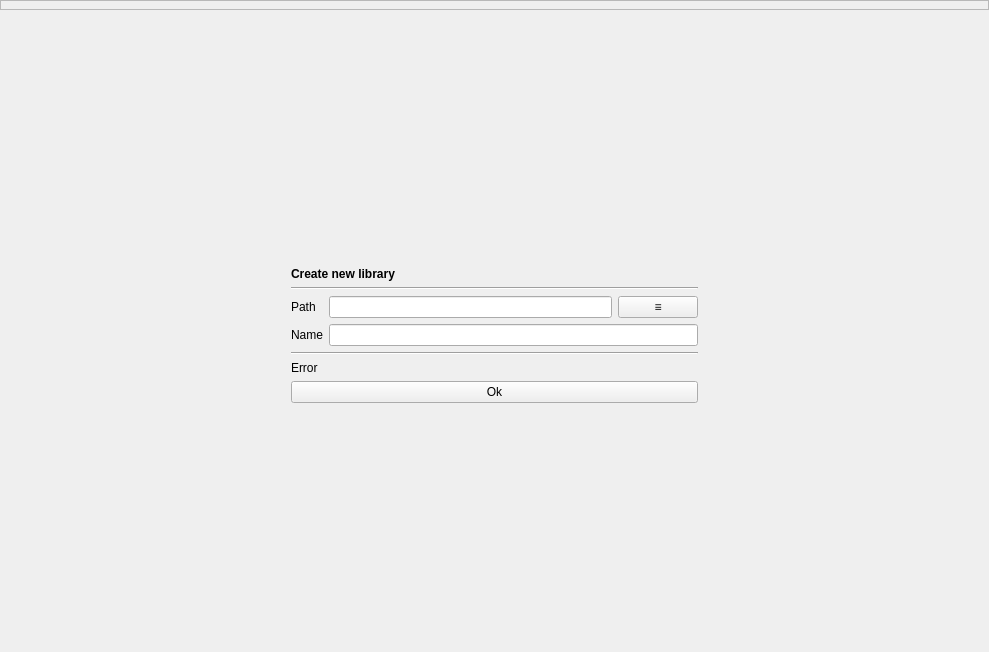
<?xml version="1.0" encoding="UTF-8"?>
<ui version="4.0">
 <class>GUI_EmptyLibrary</class>
 <widget class="QWidget" name="GUI_EmptyLibrary">
  <property name="geometry">
   <rect>
    <x>0</x>
    <y>0</y>
    <width>989</width>
    <height>652</height>
   </rect>
  </property>
  <layout class="QGridLayout" name="gridLayout">
   <property name="leftMargin">
    <number>0</number>
   </property>
   <property name="topMargin">
    <number>0</number>
   </property>
   <property name="rightMargin">
    <number>0</number>
   </property>
   <property name="bottomMargin">
    <number>0</number>
   </property>
   <property name="verticalSpacing">
    <number>7</number>
   </property>
   <item row="1" column="0">
    <layout class="QVBoxLayout" name="verticalLayout">
     <item>
      <widget class="QWidget" name="EmptyLibraryCentralWidget" native="true">
       <layout class="QGridLayout" name="gridLayout_2">
        <item row="5" column="1" colspan="3">
         <widget class="Line" name="line_3">
          <property name="orientation">
           <enum>Qt::Horizontal</enum>
          </property>
         </widget>
        </item>
        <item row="4" column="2" colspan="2">
         <widget class="QLineEdit" name="le_name"/>
        </item>
        <item row="8" column="1">
         <spacer name="verticalSpacer_2">
          <property name="orientation">
           <enum>Qt::Vertical</enum>
          </property>
          <property name="sizeHint" stdset="0">
           <size>
            <width>20</width>
            <height>40</height>
           </size>
          </property>
         </spacer>
        </item>
        <item row="3" column="3">
         <widget class="QPushButton" name="btn_choose_dir">
          <property name="text">
           <string notr="true">≡</string>
          </property>
         </widget>
        </item>
        <item row="3" column="2">
         <widget class="QLineEdit" name="le_path">
          <property name="focusPolicy">
           <enum>Qt::ClickFocus</enum>
          </property>
          <property name="readOnly">
           <bool>true</bool>
          </property>
         </widget>
        </item>
        <item row="7" column="1" colspan="3">
         <widget class="QPushButton" name="btn_ok">
          <property name="text">
           <string notr="true">Ok</string>
          </property>
         </widget>
        </item>
        <item row="4" column="1">
         <widget class="QLabel" name="lab_name">
          <property name="text">
           <string notr="true">Name</string>
          </property>
         </widget>
        </item>
        <item row="3" column="1">
         <widget class="QLabel" name="lab_path">
          <property name="text">
           <string notr="true">Path</string>
          </property>
         </widget>
        </item>
        <item row="2" column="1" colspan="3">
         <widget class="Line" name="line">
          <property name="orientation">
           <enum>Qt::Horizontal</enum>
          </property>
         </widget>
        </item>
        <item row="0" column="1">
         <spacer name="verticalSpacer">
          <property name="orientation">
           <enum>Qt::Vertical</enum>
          </property>
          <property name="sizeHint" stdset="0">
           <size>
            <width>20</width>
            <height>40</height>
           </size>
          </property>
         </spacer>
        </item>
        <item row="1" column="1" colspan="3">
         <widget class="QLabel" name="lab_title">
          <property name="font">
           <font>
            <weight>75</weight>
            <bold>true</bold>
           </font>
          </property>
          <property name="text">
           <string notr="true">Create new library</string>
          </property>
         </widget>
        </item>
        <item row="3" column="4">
         <spacer name="horizontalSpacer_2">
          <property name="orientation">
           <enum>Qt::Horizontal</enum>
          </property>
          <property name="sizeHint" stdset="0">
           <size>
            <width>40</width>
            <height>20</height>
           </size>
          </property>
         </spacer>
        </item>
        <item row="6" column="1" colspan="3">
         <widget class="QLabel" name="lab_error">
          <property name="text">
           <string notr="true">Error</string>
          </property>
          <property name="wordWrap">
           <bool>true</bool>
          </property>
         </widget>
        </item>
        <item row="3" column="0">
         <spacer name="horizontalSpacer">
          <property name="orientation">
           <enum>Qt::Horizontal</enum>
          </property>
          <property name="sizeHint" stdset="0">
           <size>
            <width>40</width>
            <height>20</height>
           </size>
          </property>
         </spacer>
        </item>
       </layout>
      </widget>
     </item>
    </layout>
   </item>
   <item row="0" column="0">
    <widget class="QFrame" name="header_frame">
     <property name="minimumSize">
      <size>
       <width>0</width>
       <height>10</height>
      </size>
     </property>
     <property name="frameShape">
      <enum>QFrame::StyledPanel</enum>
     </property>
     <property name="frameShadow">
      <enum>QFrame::Raised</enum>
     </property>
    </widget>
   </item>
  </layout>
 </widget>
 <tabstops>
  <tabstop>btn_choose_dir</tabstop>
  <tabstop>le_name</tabstop>
  <tabstop>btn_ok</tabstop>
  <tabstop>le_path</tabstop>
 </tabstops>
 <resources/>
 <connections/>
</ui>
